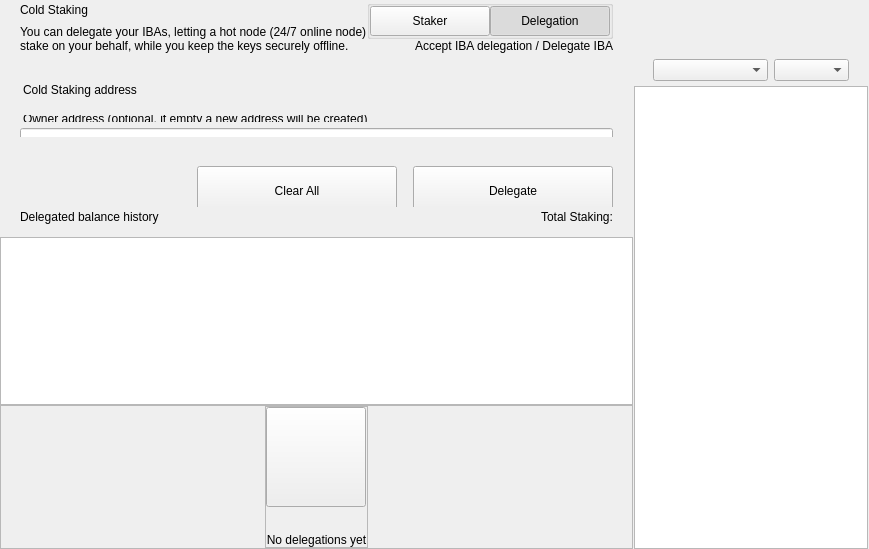
<?xml version="1.0" encoding="UTF-8"?>
<ui version="4.0">
 <class>ColdStakingWidget</class>
 <widget class="QWidget" name="ColdStakingWidget">
  <property name="geometry">
   <rect>
    <x>0</x>
    <y>0</y>
    <width>629</width>
    <height>549</height>
   </rect>
  </property>
  <property name="windowTitle">
   <string>Form</string>
  </property>
  <layout class="QHBoxLayout" name="horizontalLayout_1" stretch="2,1">
   <property name="spacing">
    <number>0</number>
   </property>
   <property name="leftMargin">
    <number>0</number>
   </property>
   <property name="topMargin">
    <number>0</number>
   </property>
   <property name="rightMargin">
    <number>0</number>
   </property>
   <property name="bottomMargin">
    <number>0</number>
   </property>
   <item>
    <widget class="QWidget" name="left" native="true">
     <layout class="QVBoxLayout" name="verticalLayout_3">
      <property name="leftMargin">
       <number>0</number>
      </property>
      <property name="topMargin">
       <number>0</number>
      </property>
      <property name="rightMargin">
       <number>0</number>
      </property>
      <property name="bottomMargin">
       <number>0</number>
      </property>
      <item>
       <layout class="QVBoxLayout" name="verticalLayout_2">
        <property name="spacing">
         <number>0</number>
        </property>
        <item>
         <layout class="QVBoxLayout" name="verticalLayoutTop">
          <property name="spacing">
           <number>0</number>
          </property>
          <property name="leftMargin">
           <number>0</number>
          </property>
          <property name="rightMargin">
           <number>0</number>
          </property>
          <item>
           <widget class="QWidget" name="containerTitle" native="true">
            <property name="sizePolicy">
             <sizepolicy hsizetype="Preferred" vsizetype="Minimum">
              <horstretch>0</horstretch>
              <verstretch>0</verstretch>
             </sizepolicy>
            </property>
            <property name="maximumSize">
             <size>
              <width>16777215</width>
              <height>100</height>
             </size>
            </property>
            <layout class="QHBoxLayout" name="containerTitleLayout">
             <property name="spacing">
              <number>0</number>
             </property>
             <property name="leftMargin">
              <number>20</number>
             </property>
             <property name="topMargin">
              <number>0</number>
             </property>
             <property name="rightMargin">
              <number>20</number>
             </property>
             <property name="bottomMargin">
              <number>0</number>
             </property>
             <item>
              <layout class="QVBoxLayout" name="verticalLayout11">
               <property name="spacing">
                <number>5</number>
               </property>
               <item>
                <widget class="QLabel" name="labelTitle">
                 <property name="text">
                  <string>Cold Staking</string>
                 </property>
                </widget>
               </item>
               <item>
                <widget class="QLabel" name="labelSubtitle1">
                 <property name="maximumSize">
                  <size>
                   <width>16777215</width>
                   <height>16777215</height>
                  </size>
                 </property>
                 <property name="text">
                  <string>You can delegate your IBAs, letting a hot node (24/7 online node)
stake on your behalf, while you keep the keys securely offline.</string>
                 </property>
                </widget>
               </item>
              </layout>
             </item>
             <item>
              <spacer name="horizontalSpacer">
               <property name="orientation">
                <enum>Qt::Horizontal</enum>
               </property>
               <property name="sizeHint" stdset="0">
                <size>
                 <width>40</width>
                 <height>20</height>
                </size>
               </property>
              </spacer>
             </item>
             <item>
              <widget class="QWidget" name="containerViewPrivacyChecks" native="true">
               <layout class="QVBoxLayout" name="containerPrivacyChecks">
                <property name="spacing">
                 <number>0</number>
                </property>
                <property name="leftMargin">
                 <number>0</number>
                </property>
                <property name="topMargin">
                 <number>0</number>
                </property>
                <property name="rightMargin">
                 <number>0</number>
                </property>
                <property name="bottomMargin">
                 <number>0</number>
                </property>
                <item alignment="Qt::AlignHCenter|Qt::AlignVCenter">
                 <widget class="QGroupBox" name="groupBox">
                  <property name="title">
                   <string/>
                  </property>
                  <layout class="QHBoxLayout" name="horizontalLayout_2_1">
                   <property name="spacing">
                    <number>0</number>
                   </property>
                   <property name="leftMargin">
                    <number>0</number>
                   </property>
                   <property name="topMargin">
                    <number>0</number>
                   </property>
                   <property name="rightMargin">
                    <number>0</number>
                   </property>
                   <property name="bottomMargin">
                    <number>0</number>
                   </property>
                   <item>
                    <widget class="QPushButton" name="pushLeft">
                     <property name="minimumSize">
                      <size>
                       <width>120</width>
                       <height>30</height>
                      </size>
                     </property>
                     <property name="maximumSize">
                      <size>
                       <width>120</width>
                       <height>30</height>
                      </size>
                     </property>
                     <property name="focusPolicy">
                      <enum>Qt::NoFocus</enum>
                     </property>
                     <property name="text">
                      <string>Staker</string>
                     </property>
                     <property name="checkable">
                      <bool>true</bool>
                     </property>
                     <property name="autoExclusive">
                      <bool>true</bool>
                     </property>
                    </widget>
                   </item>
                   <item>
                    <widget class="QPushButton" name="pushRight">
                     <property name="minimumSize">
                      <size>
                       <width>120</width>
                       <height>30</height>
                      </size>
                     </property>
                     <property name="maximumSize">
                      <size>
                       <width>120</width>
                       <height>30</height>
                      </size>
                     </property>
                     <property name="focusPolicy">
                      <enum>Qt::NoFocus</enum>
                     </property>
                     <property name="text">
                      <string>Delegation</string>
                     </property>
                     <property name="checkable">
                      <bool>true</bool>
                     </property>
                     <property name="checked">
                      <bool>true</bool>
                     </property>
                     <property name="autoExclusive">
                      <bool>true</bool>
                     </property>
                    </widget>
                   </item>
                  </layout>
                 </widget>
                </item>
                <item alignment="Qt::AlignTop">
                 <widget class="QLabel" name="labelSubtitle2">
                  <property name="text">
                   <string>Accept IBA delegation / Delegate IBA</string>
                  </property>
                  <property name="alignment">
                   <set>Qt::AlignRight|Qt::AlignTrailing|Qt::AlignVCenter</set>
                  </property>
                 </widget>
                </item>
               </layout>
              </widget>
             </item>
            </layout>
           </widget>
          </item>
          <item>
           <spacer name="verticalSpacer_2">
            <property name="orientation">
             <enum>Qt::Vertical</enum>
            </property>
            <property name="sizeType">
             <enum>QSizePolicy::Fixed</enum>
            </property>
            <property name="sizeHint" stdset="0">
             <size>
              <width>20</width>
              <height>30</height>
             </size>
            </property>
           </spacer>
          </item>
          <item>
           <widget class="QWidget" name="containerSend" native="true">
            <property name="minimumSize">
             <size>
              <width>0</width>
              <height>50</height>
             </size>
            </property>
            <layout class="QVBoxLayout" name="containerSendRow">
             <property name="spacing">
              <number>6</number>
             </property>
             <property name="leftMargin">
              <number>0</number>
             </property>
             <property name="topMargin">
              <number>0</number>
             </property>
             <property name="rightMargin">
              <number>0</number>
             </property>
             <property name="bottomMargin">
              <number>0</number>
             </property>
             <item>
              <widget class="QLabel" name="labelEditTitle">
               <property name="maximumSize">
                <size>
                 <width>16777215</width>
                 <height>30</height>
                </size>
               </property>
               <property name="styleSheet">
                <string notr="true">padding-left:20px; padding-bottom:3px;</string>
               </property>
               <property name="text">
                <string>Cold Staking address</string>
               </property>
              </widget>
             </item>
             <item>
              <spacer name="verticalSpacer_6">
               <property name="orientation">
                <enum>Qt::Vertical</enum>
               </property>
               <property name="sizeType">
                <enum>QSizePolicy::Fixed</enum>
               </property>
               <property name="sizeHint" stdset="0">
                <size>
                 <width>20</width>
                 <height>9</height>
                </size>
               </property>
              </spacer>
             </item>
             <item>
              <widget class="QWidget" name="containerOwner" native="true">
               <layout class="QVBoxLayout" name="vContainerOwner">
                <property name="spacing">
                 <number>4</number>
                </property>
                <property name="leftMargin">
                 <number>20</number>
                </property>
                <property name="topMargin">
                 <number>0</number>
                </property>
                <property name="rightMargin">
                 <number>20</number>
                </property>
                <property name="bottomMargin">
                 <number>0</number>
                </property>
                <item>
                 <widget class="QLabel" name="labelSubtitleDescription">
                  <property name="maximumSize">
                   <size>
                    <width>16777215</width>
                    <height>20</height>
                   </size>
                  </property>
                  <property name="styleSheet">
                   <string notr="true">margin-bottom:2px;
                   margin-left:0.05px;
                   padding:0px;</string>
                  </property>
                  <property name="text">
                   <string>Owner address (optional, if empty a new address will be created)</string>
                  </property>
                 </widget>
                </item>
                <item>
                 <widget class="QLineEdit" name="lineEditOwnerAddress">
                  <property name="minimumSize">
                   <size>
                    <width>0</width>
                    <height>50</height>
                   </size>
                  </property>
                  <property name="maximumSize">
                   <size>
                    <width>16777215</width>
                    <height>50</height>
                   </size>
                  </property>
                  <property name="styleSheet">
                   <string notr="true"/>
                  </property>
                  <property name="placeholderText">
                   <string>Enter owner address</string>
                  </property>
                 </widget>
                </item>
               </layout>
              </widget>
             </item>
            </layout>
           </widget>
          </item>
         </layout>
        </item>
        <item>
         <spacer name="verticalSpacer_3">
          <property name="orientation">
           <enum>Qt::Vertical</enum>
          </property>
          <property name="sizeType">
           <enum>QSizePolicy::Minimum</enum>
          </property>
          <property name="sizeHint" stdset="0">
           <size>
            <width>20</width>
            <height>20</height>
           </size>
          </property>
         </spacer>
        </item>
        <item>
         <widget class="QWidget" name="containerBtn" native="true">
          <property name="minimumSize">
           <size>
            <width>0</width>
            <height>50</height>
           </size>
          </property>
          <layout class="QHBoxLayout" name="horizontalLayout">
           <property name="rightMargin">
            <number>20</number>
           </property>
           <item>
            <spacer name="horizontalSpacer_2">
             <property name="orientation">
              <enum>Qt::Horizontal</enum>
             </property>
             <property name="sizeHint" stdset="0">
              <size>
               <width>200</width>
               <height>20</height>
              </size>
             </property>
            </spacer>
           </item>
           <item>
            <layout class="QHBoxLayout" name="horizontalLayout_7">
             <item>
              <spacer name="horizontalSpacer_3">
               <property name="orientation">
                <enum>Qt::Horizontal</enum>
               </property>
               <property name="sizeType">
                <enum>QSizePolicy::Expanding</enum>
               </property>
               <property name="sizeHint" stdset="0">
                <size>
                 <width>40</width>
                 <height>20</height>
                </size>
               </property>
              </spacer>
             </item>
             <item>
              <widget class="QPushButton" name="pushButtonClear">
               <property name="minimumSize">
                <size>
                 <width>200</width>
                 <height>50</height>
                </size>
               </property>
               <property name="focusPolicy">
                <enum>Qt::NoFocus</enum>
               </property>
               <property name="text">
                <string>Clear All</string>
               </property>
              </widget>
             </item>
             <item>
              <spacer name="horizontalSpacer_4">
               <property name="orientation">
                <enum>Qt::Horizontal</enum>
               </property>
               <property name="sizeType">
                <enum>QSizePolicy::Fixed</enum>
               </property>
               <property name="sizeHint" stdset="0">
                <size>
                 <width>10</width>
                 <height>20</height>
                </size>
               </property>
              </spacer>
             </item>
             <item>
              <widget class="QPushButton" name="pushButtonSend">
               <property name="minimumSize">
                <size>
                 <width>200</width>
                 <height>50</height>
                </size>
               </property>
               <property name="maximumSize">
                <size>
                 <width>200</width>
                 <height>50</height>
                </size>
               </property>
               <property name="focusPolicy">
                <enum>Qt::NoFocus</enum>
               </property>
               <property name="text">
                <string>Delegate</string>
               </property>
              </widget>
             </item>
            </layout>
           </item>
          </layout>
         </widget>
        </item>
        <item>
         <widget class="QWidget" name="containerHistoryLabel" native="true">
          <layout class="QHBoxLayout" name="horizontalLayout_4">
           <property name="spacing">
            <number>0</number>
           </property>
           <property name="leftMargin">
            <number>20</number>
           </property>
           <property name="topMargin">
            <number>0</number>
           </property>
           <property name="rightMargin">
            <number>20</number>
           </property>
           <property name="bottomMargin">
            <number>0</number>
           </property>
           <item>
            <widget class="QWidget" name="verticalWidget" native="true">
             <property name="minimumSize">
              <size>
               <width>100</width>
               <height>0</height>
              </size>
             </property>
             <layout class="QVBoxLayout" name="verticalLayout_58">
              <property name="leftMargin">
               <number>0</number>
              </property>
              <property name="topMargin">
               <number>0</number>
              </property>
              <property name="rightMargin">
               <number>0</number>
              </property>
              <property name="bottomMargin">
               <number>0</number>
              </property>
              <item>
               <widget class="QLabel" name="labelListHistory">
                <property name="text">
                 <string>Delegated balance history</string>
                </property>
               </widget>
              </item>
             </layout>
            </widget>
           </item>
           <item>
            <spacer name="horizontalSpacer_5">
             <property name="orientation">
              <enum>Qt::Horizontal</enum>
             </property>
             <property name="sizeHint" stdset="0">
              <size>
               <width>40</width>
               <height>20</height>
              </size>
             </property>
            </spacer>
           </item>
           <item>
            <widget class="QLabel" name="labelStakingTotal">
             <property name="text">
              <string>Total Staking:</string>
             </property>
            </widget>
           </item>
          </layout>
         </widget>
        </item>
        <item>
         <layout class="QVBoxLayout" name="verticalLayout_64">
          <property name="spacing">
           <number>0</number>
          </property>
          <item>
           <spacer name="verticalSpacer_44">
            <property name="orientation">
             <enum>Qt::Vertical</enum>
            </property>
            <property name="sizeType">
             <enum>QSizePolicy::Fixed</enum>
            </property>
            <property name="sizeHint" stdset="0">
             <size>
              <width>20</width>
              <height>10</height>
             </size>
            </property>
           </spacer>
          </item>
          <item>
           <widget class="QListView" name="listView">
            <property name="enabled">
             <bool>true</bool>
            </property>
            <property name="mouseTracking">
             <bool>true</bool>
            </property>
           </widget>
          </item>
          <item>
           <widget class="QFrame" name="emptyContainer">
            <property name="minimumSize">
             <size>
              <width>0</width>
              <height>100</height>
             </size>
            </property>
            <property name="frameShape">
             <enum>QFrame::StyledPanel</enum>
            </property>
            <property name="frameShadow">
             <enum>QFrame::Raised</enum>
            </property>
            <layout class="QVBoxLayout" name="verticalLayout_71" stretch="1,8">
             <property name="spacing">
              <number>0</number>
             </property>
             <property name="leftMargin">
              <number>0</number>
             </property>
             <property name="topMargin">
              <number>0</number>
             </property>
             <property name="rightMargin">
              <number>0</number>
             </property>
             <property name="bottomMargin">
              <number>0</number>
             </property>
             <item>
              <spacer name="verticalSpacer">
               <property name="orientation">
                <enum>Qt::Vertical</enum>
               </property>
               <property name="sizeHint" stdset="0">
                <size>
                 <width>20</width>
                 <height>20</height>
                </size>
               </property>
              </spacer>
             </item>
             <item alignment="Qt::AlignHCenter|Qt::AlignVCenter">
              <widget class="QFrame" name="emptyScreen">
               <property name="sizePolicy">
                <sizepolicy hsizetype="Expanding" vsizetype="Expanding">
                 <horstretch>0</horstretch>
                 <verstretch>0</verstretch>
                </sizepolicy>
               </property>
               <property name="frameShape">
                <enum>QFrame::StyledPanel</enum>
               </property>
               <property name="frameShadow">
                <enum>QFrame::Raised</enum>
               </property>
               <layout class="QVBoxLayout" name="verticalLayout">
                <property name="spacing">
                 <number>30</number>
                </property>
                <property name="leftMargin">
                 <number>0</number>
                </property>
                <property name="topMargin">
                 <number>0</number>
                </property>
                <property name="rightMargin">
                 <number>0</number>
                </property>
                <property name="bottomMargin">
                 <number>0</number>
                </property>
                <item alignment="Qt::AlignHCenter|Qt::AlignVCenter">
                 <widget class="QPushButton" name="pushImgEmpty">
                  <property name="minimumSize">
                   <size>
                    <width>100</width>
                    <height>100</height>
                   </size>
                  </property>
                  <property name="maximumSize">
                   <size>
                    <width>100</width>
                    <height>100</height>
                   </size>
                  </property>
                  <property name="focusPolicy">
                   <enum>Qt::NoFocus</enum>
                  </property>
                  <property name="text">
                   <string/>
                  </property>
                  <property name="iconSize">
                   <size>
                    <width>100</width>
                    <height>100</height>
                   </size>
                  </property>
                 </widget>
                </item>
                <item alignment="Qt::AlignHCenter|Qt::AlignVCenter">
                 <widget class="QLabel" name="labelEmpty">
                  <property name="styleSheet">
                   <string notr="true"/>
                  </property>
                  <property name="text">
                   <string>No delegations yet</string>
                  </property>
                  <property name="alignment">
                   <set>Qt::AlignCenter</set>
                  </property>
                 </widget>
                </item>
               </layout>
              </widget>
             </item>
            </layout>
           </widget>
          </item>
         </layout>
        </item>
       </layout>
      </item>
     </layout>
    </widget>
   </item>
   <item>
    <widget class="QWidget" name="right" native="true">
     <layout class="QVBoxLayout" name="rightContainer">
      <property name="spacing">
       <number>0</number>
      </property>
      <property name="leftMargin">
       <number>1</number>
      </property>
      <property name="topMargin">
       <number>0</number>
      </property>
      <property name="rightMargin">
       <number>1</number>
      </property>
      <property name="bottomMargin">
       <number>0</number>
      </property>
      <item>
       <widget class="QWidget" name="containerRightButtons" native="true">
        <property name="minimumSize">
         <size>
          <width>0</width>
          <height>50</height>
         </size>
        </property>
        <layout class="QVBoxLayout" name="verticalLayout_4">
         <property name="leftMargin">
          <number>19</number>
         </property>
         <property name="topMargin">
          <number>0</number>
         </property>
         <property name="rightMargin">
          <number>19</number>
         </property>
         <property name="bottomMargin">
          <number>0</number>
         </property>
         <item>
          <widget class="OptionButton" name="btnCoinControl" native="true">
           <property name="minimumSize">
            <size>
             <width>0</width>
             <height>0</height>
            </size>
           </property>
          </widget>
         </item>
         <item>
          <widget class="OptionButton" name="btnColdStaking" native="true"/>
         </item>
         <item>
          <widget class="OptionButton" name="btnMyStakingAddresses" native="true">
           <property name="sizePolicy">
            <sizepolicy hsizetype="Preferred" vsizetype="Minimum">
             <horstretch>0</horstretch>
             <verstretch>0</verstretch>
            </sizepolicy>
           </property>
          </widget>
         </item>
        </layout>
       </widget>
      </item>
      <item>
       <widget class="QWidget" name="sortWidget" native="true">
        <layout class="QHBoxLayout" name="horizontalLayout_6">
         <property name="leftMargin">
          <number>19</number>
         </property>
         <property name="rightMargin">
          <number>19</number>
         </property>
         <property name="bottomMargin">
          <number>5</number>
         </property>
         <item>
          <spacer name="horizontalSpacer_6">
           <property name="orientation">
            <enum>Qt::Horizontal</enum>
           </property>
           <property name="sizeHint" stdset="0">
            <size>
             <width>40</width>
             <height>20</height>
            </size>
           </property>
          </spacer>
         </item>
         <item>
          <widget class="QComboBox" name="comboBoxSort">
           <property name="sizePolicy">
            <sizepolicy hsizetype="Preferred" vsizetype="Fixed">
             <horstretch>0</horstretch>
             <verstretch>0</verstretch>
            </sizepolicy>
           </property>
           <property name="minimumSize">
            <size>
             <width>115</width>
             <height>0</height>
            </size>
           </property>
          </widget>
         </item>
         <item>
          <widget class="QComboBox" name="comboBoxSortOrder">
           <property name="sizePolicy">
            <sizepolicy hsizetype="Preferred" vsizetype="Fixed">
             <horstretch>0</horstretch>
             <verstretch>0</verstretch>
            </sizepolicy>
           </property>
           <property name="minimumSize">
            <size>
             <width>75</width>
             <height>0</height>
            </size>
           </property>
          </widget>
         </item>
        </layout>
       </widget>
      </item>
      <item>
       <widget class="QListView" name="listViewStakingAddress">
        <property name="enabled">
         <bool>true</bool>
        </property>
        <property name="mouseTracking">
         <bool>true</bool>
        </property>
       </widget>
      </item>
     </layout>
    </widget>
   </item>
  </layout>
 </widget>
 <customwidgets>
  <customwidget>
   <class>OptionButton</class>
   <extends>QWidget</extends>
   <header>qt/ibacoin/optionbutton.h</header>
   <container>1</container>
  </customwidget>
 </customwidgets>
 <resources/>
 <connections/>
</ui>
